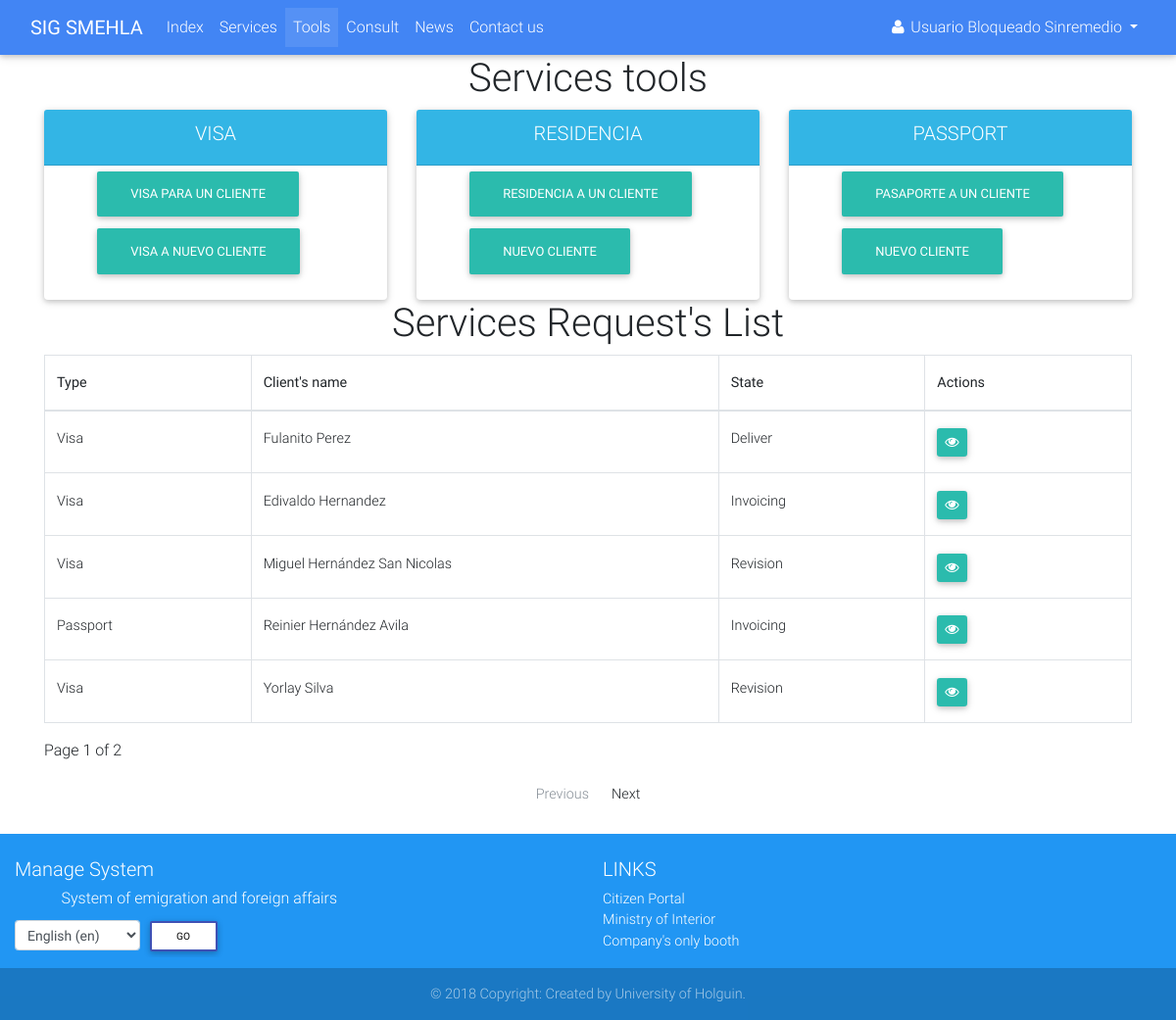
Before: /tools/ (signed in) with the older database file.
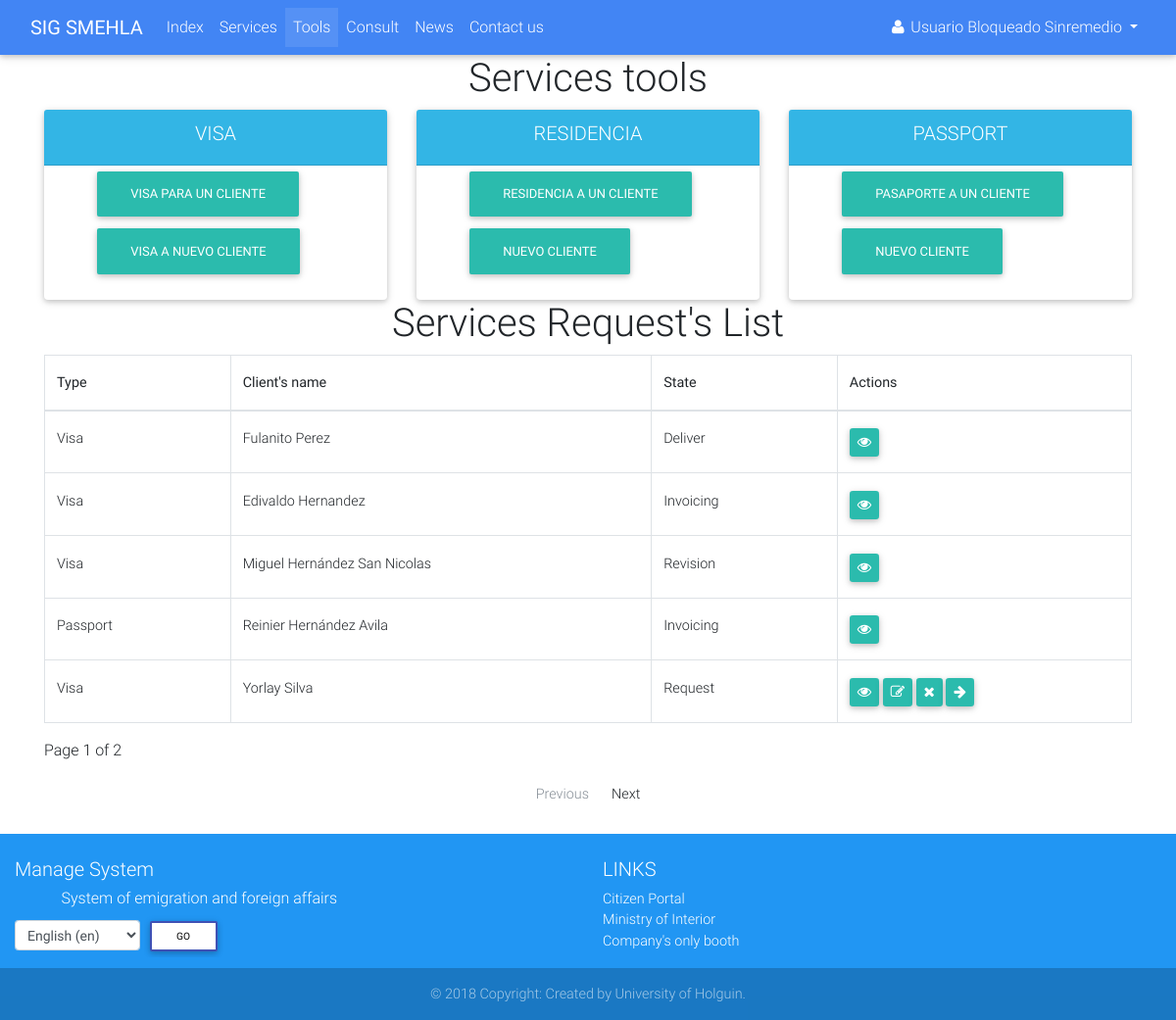
After: the same page with the newer database file.
### services/models.py (models this page shows, shortened)
class Service(models.Model):
    SERVICE_STATUS = (
        ('1', _('Request')),
        ('2', _('Invoicing')),
        ('3', _('Revision')),
        ('4', _('Authenticating')),
        ('5', _('Deliver')),
    )
    SERVICE_TYPE = {
        'None': _('Unknown service type'),
        'visa': _('Visa'),
        'passport': _('Passport'),
        'renovation': _('Residence renovation'),
        'marriage': _('Residence by marriage'),
        'authorization': _('Residence authorization'),
    }
    client = models.ForeignKey(verbose_name=_('Client'), to=Client, on_delete=models.CASCADE)
    status = models.CharField(_('Status'), max_length=1, choices=SERVICE_STATUS, default='1')
    service_type = None
    def get_service_type(self):
        if self.service_type:
            return self.SERVICE_TYPE[self.service_type]
        else:
            return self.SERVICE_TYPE['None']
    def can_mod(self, user):
        if user:
            if (self.status == '1' and user.occupation == 'FAC') or (
                    self.status == '2' and user.occupation == 'BAC') or (
                    self.status == '3' and user.occupation == 'BDAC') or (
                    self.status == '4' and user.occupation == 'DIR'):
                return True
        return False

class Client(models.Model):
    CIVIL_STATUS = (
        ('S', _('Single')),
        ('E', _('Engaged')),
        ('M', _('Married')),
        ('W', _('Widower')),
    )
    def upload_file(self, filename):
        ext = filename.split('.')[-1]
        return 'clients/{}.{}'.format(self.ci, ext)
    def upload_image(self, filename):
        ext = filename.split('.')[-1]
        return 'clients/picture/{}.{}'.format(self.first_name, ext)
    ci = models.CharField(_('Identity card'), max_length=13, unique=True)
    picture = models.ImageField(_('Picture'), upload_to=upload_image, null=True, blank=True)
    first_name = models.CharField(_('First name'), max_length=30)
    last_name = models.CharField(_('Last name'), max_length=150)
    born_date = models.DateField(_('Born date'), validators=[validators.validate_born_date])
    civil_status = models.CharField(_('Civil status'), choices=CIVIL_STATUS, max_length=1)
    naturalness = models.CharField(_("Naturalness"), max_length=30)
    nationality = models.CharField(_('Nationality'), max_length=30)
    father = models.CharField(_('Father name'), max_length=200)
    mother = models.CharField(_('Mother name'), max_length=200)
    address = models.TextField(_('Address'))
    email = models.EmailField(_('Email'))
    phone = models.PositiveIntegerField(_('Phone number'))
    data_attachment = models.FileField(_('Data attachment'), upload_to=upload_file, null=True, blank=True)
    def get_full_name(self):
        full_name = '%s %s' % (self.first_name, self.last_name)
        return full_name.strip()
    class Meta:
        verbose_name = _('Client')
        verbose_name_plural = _('Clients')

### services/views.py (the view)
# urls.py: path('tools/', views.ServiceToolsView.as_view(), name='tools'),
class ServiceToolsView(mixins.LoginRequiredMixin, mixins.NavbarMixin, generic.ListView):
    tab_name = 'tools'
    template_name = 'services/tools.html'
    model = models.Service
    paginate_by = 5

### accounts/mixins.py (called while the page is built)
    def get_tab_name(self):
        if self.tab_name:
            return self.tab_name
        else:
            return 'init'

    def get_context_data(self, **kwargs):
        context = super(NavbarMixin, self).get_context_data(**kwargs)
        context['tab'] = self.get_tab_name()
        return context

### accounts/models.py (called while the page is built)
    def __str__(self):
        if self.first_name and self.last_name:
            return self.get_full_name()
        else:
            return self.username

### services/templatetags/service_tags.py (called while the page is built)
@register.simple_tag
def user_can_mod_service(service, profile):
    return service.can_mod(profile)

### services/templates/services/tools.html (shortened to what the changed rows need)
{% extends 'navbar.html' %}
{% load i18n %}
{% load service_tags %}
{% block main %}
    <div class="container">
        {% if user.occupation == 'FAC' %}
            <h1 class="text-center">{% trans 'Services tools' %}</h1>
        {% endif %}
        <h1 class="text-center">{% trans "Services Request's List" %}</h1>
        <div class="row">
            <div class="col-12">
                <table class="table table-bordered table-hover" cellspacing="0" width="100%">
                    <thead>
                    <tr>
                        <th class="th-sm">{% trans 'Type' %}</th>
                        <th class="th-sm">{% trans "Client's name" %}</th>
                        <th class="th-sm">{% trans 'State' %}</th>
                        <th class="th-sm">{% trans 'Actions' %}</th>
                    </tr>
                    </thead>
                    <tbody>
                    {% for service in page_obj %}
                        <tr>
                            {% if service.visa %}
                                <td>{{ service.visa.get_service_type }}</td>
                            {% elif service.passport %}
                                <td>{{ service.passport.get_service_type }}</td>
                            {% elif service.residencerenovation %}
                                <td>{{ service.residencerenovation.get_service_type }}</td>
                            {% elif service.residencemarriage %}
                                <td>{{ service.residencemarriage.get_service_type }}</td>
                            {% elif service.residenceauthorization %}
                                <td>{{ service.residenceauthorization.get_service_type }}</td>
                            {% else %}
                                <td>{{ service.get_service_type }}</td>
                            {% endif %}
                            <td>
                                <a href="{% url 'services:client_detail' service.client.pk %}">{{ service.client.get_full_name }}</a>
                            </td>
                            <td>{{ service.get_status_display }}</td>
                            <td class="btn-group-sm">
                                {% if service.visa %}
                                    <a href="{% url 'services:service_detail' service.visa.service_type service.pk %}"
                                       class="btn btn-default">
                                        <i class="fa fa-eye"></i>
                                    </a>
                                {% elif service.passport %}
                                    <a href="{% url 'services:service_detail' service.passport.service_type service.pk %}"
                                       class="btn btn-default">
                                        <i class="fa fa-eye"></i>
                                    </a>
                                {% elif service.residencerenovation %}
                                    <a href="{% url 'services:service_detail' service.residencerenovation.service_type service.pk %}"
                                       class="btn btn-default">
                                        <i class="fa fa-eye"></i>
                                    </a>
                                {% elif service.residencemarriage %}
                                    <a href="{% url 'services:service_detail' service.residencemarriage.service_type service.pk %}"
                                       class="btn btn-default">
                                        <i class="fa fa-eye"></i>
                                    </a>
                                {% elif service.residenceauthorization %}
                                    <a href="{% url 'services:service_detail' service.residenceauthorization.service_type service.pk %}"
                                       class="btn btn-default">
                                        <i class="fa fa-eye"></i>
                                    </a>
                                {% endif %}
                                {% user_can_mod_service service user as can_mod %}
                                {% if can_mod %}
                                    {% if service.visa %}
                                        <a href="{% url 'services:service_update' service.visa.service_type service.pk %}"
                                           class="btn btn-default">
                                            <i class="fa fa-edit"></i>
                                        </a>
                                        <a href="{% url 'services:service_delete' service.visa.service_type service.pk %}"
                                           class="btn btn-default">
                                            <i class="fa fa-remove"></i>
                                        </a>
                                    {% endif %}
                                    <a href="#" class="btn btn-default" data-type="change" data-pk="{{ service.pk }}">
                                        <i class="fa fa-arrow-right"></i>
                                    </a>
                                {% endif %}
                            </td>
                        </tr>
                    {% empty %}
                        <tr>
                            <td colspan="4" class="text-center text-danger">No existen ningun servicio en el sistema
                            </td>
                        </tr>
                    {% endfor %}
                    </tbody>
                </table>
            </div>
        </div>
    </div>
{% endblock %}

Changed rows visible on the page:
changed Service "Yorlay Silva": status "Revision" → "Request"
